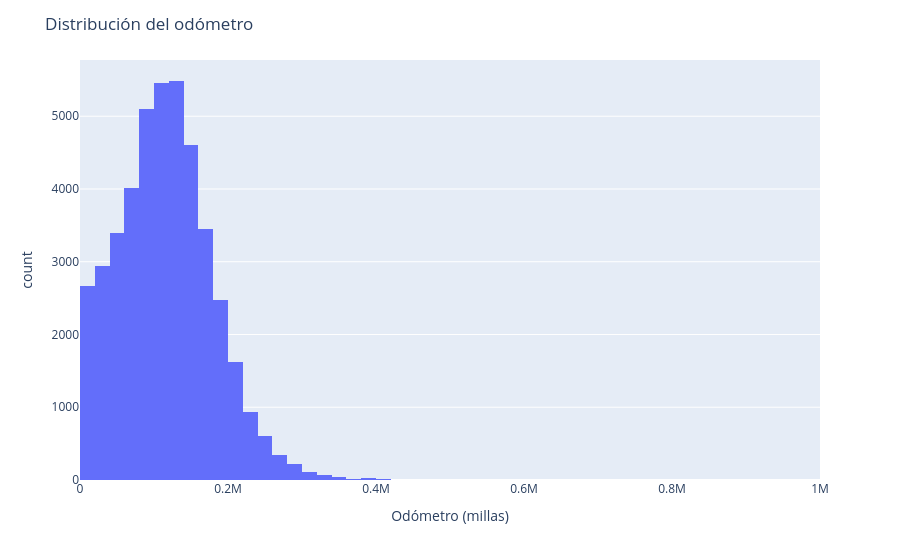

The notebook cell this image was saved under:
### Markdown cell above
## 4. Distribución del odómetro

### Code cell
fig = px.histogram(car_data.dropna(subset=['odometer']), x='odometer', nbins=60,
                   labels={'odometer': 'Odómetro (millas)'})
fig.update_layout(title_text='Distribución del odómetro')
fig.show()

### Figure 1 — Plotly figure (JSON) as saved in the notebook; plotly's stock layout.template omitted (floating-point values rounded to 4 significant figures; data arrays with more than 128 entries replaced by an {"elided": "..."} marker saying what was removed)
{"data": [{"bingroup": "x", "hovertemplate": "Odómetro (millas)=%{x}<br>count=%{y}<extra></extra>", "legendgroup": "", "marker": {"color": "#636efa", "pattern": {"shape": ""}}, "name": "", "nbinsx": 60, "orientation": "v", "showlegend": false, "type": "histogram", "x": {"elided": "43633 float values"}, "xaxis": "x", "yaxis": "y"}], "layout": {"barmode": "relative", "legend": {"tracegroupgap": 0}, "margin": {"t": 60}, "title": {"text": "Distribución del odómetro"}, "xaxis": {"anchor": "y", "domain": [0.0, 1.0], "title": {"text": "Odómetro (millas)"}}, "yaxis": {"anchor": "x", "domain": [0.0, 1.0], "title": {"text": "count"}}}}
